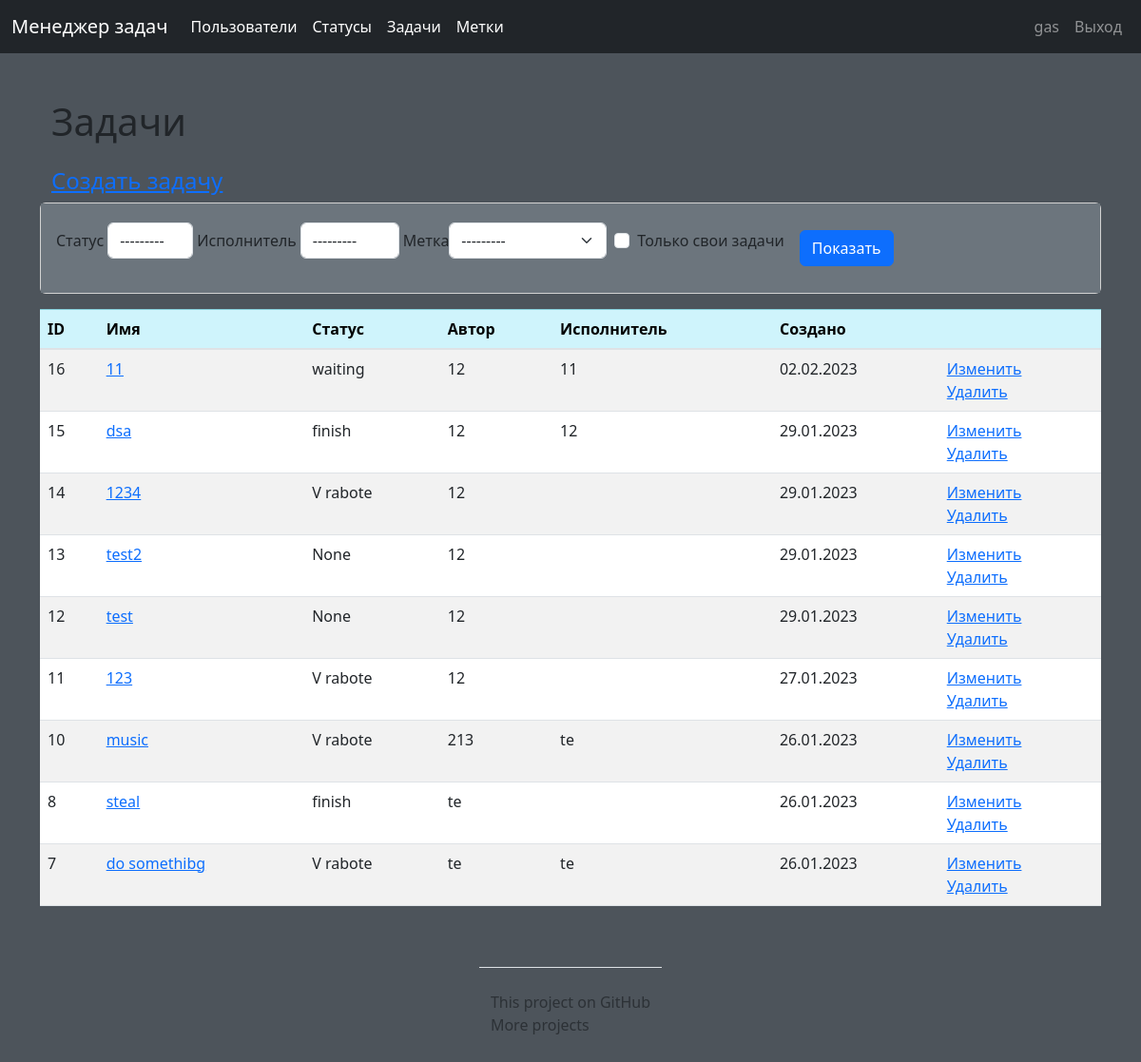
Page /tasks/ (signed in) on the earlier database version.
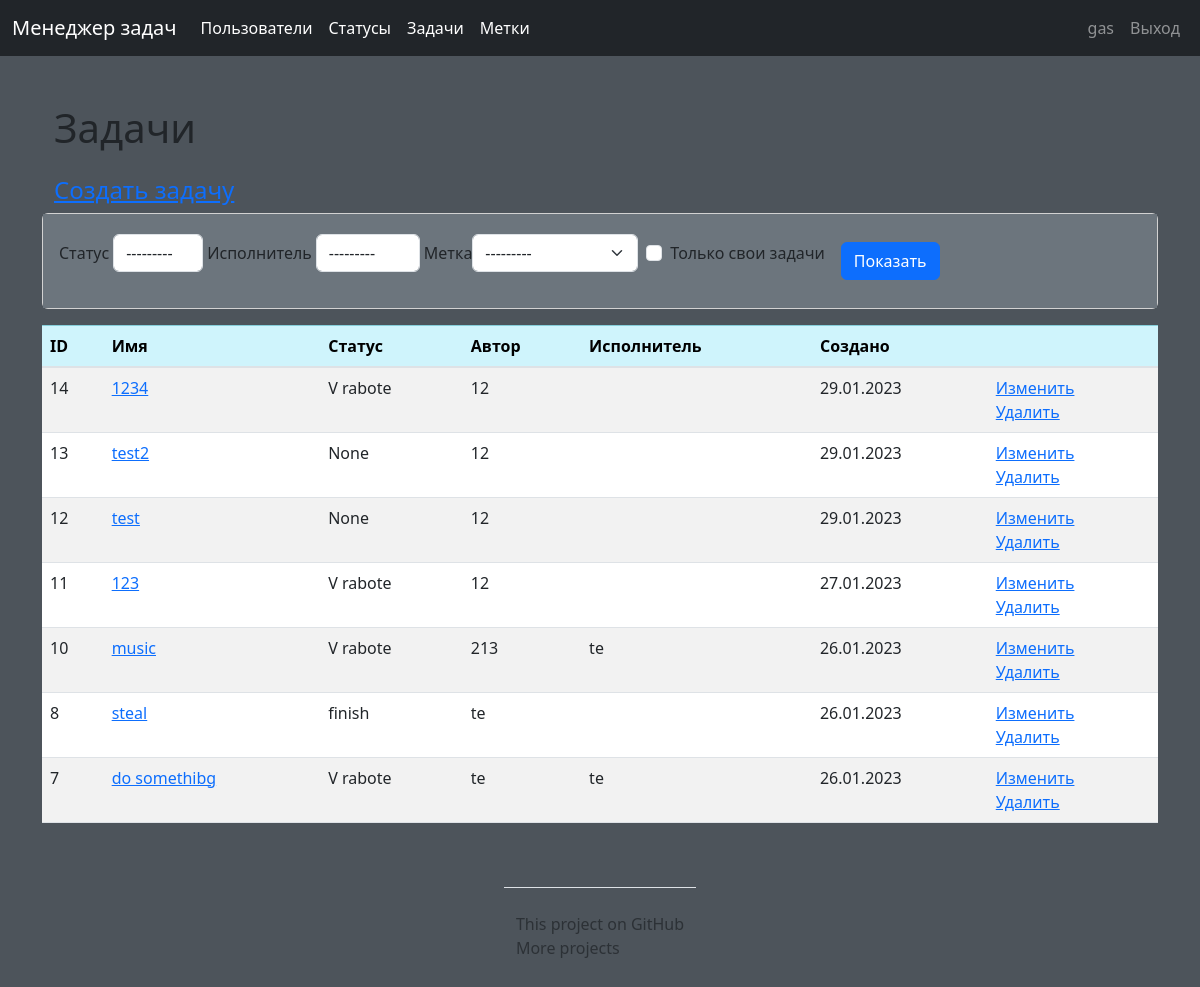
Same page on the later database version.
### users/models.py (models this page shows)
class Users(AbstractUser):
    def __str__(self):
        return self.first_name + " " + self.last_name
    class Meta:
        ordering = ['-date_joined']

### tasks/models.py (models this page shows, shortened)
class Task(models.Model):
    name = models.CharField(max_length=250, unique=True, verbose_name=_('Task name'))
    description = models.TextField(max_length=300, blank=True, verbose_name=_('Description'))
    status = models.ForeignKey(Status, on_delete=models.PROTECT, null=True, verbose_name=_('Status'))
    executor = models.ForeignKey(Users, on_delete=models.PROTECT, verbose_name=_('Executor'))
    author = models.ForeignKey(Users, related_name='author', on_delete=models.PROTECT,
                               verbose_name=_('Author'), default='2')
    labels = models.ManyToManyField(Labels, through='TaskLabel', blank=True,
                                    verbose_name=_('Labels'))
    created_at = models.DateTimeField(auto_now_add=True)
    update_at = models.DateTimeField(auto_now=True)
    class Meta:
        verbose_name = _("=Task=")
        verbose_name_plural = _("=Tasks=")
        ordering = ['-created_at']

### statuses/models.py (models this page shows)
class Status(models.Model):
    name = models.CharField(max_length=250, verbose_name=_('name'))
    created_at = models.DateTimeField(auto_now_add=True)
    update_at = models.DateTimeField(auto_now=True)
    def __str__(self):
        return self.name
    class Meta:
        verbose_name = _("=Status=")
        verbose_name_plural = _("=Statuses=")
        ordering = ['-created_at']

### tasks/views.py (the view)
# urls.py: path('', TasksListView.as_view(), name='tasks'),
class TasksListView(TaskMixin, FilterView):  # modelname_list.html.
    extra_context = {'title': _('Tasks'), 'btn': _('Create task'), 'btn_update': _('Update'),
                     'btn_delete': _('Delete'), }
    context_object_name = 'tasks'
    filterset_class = TaskFilter
    template_name = 'tasks/task_list.html'

### labels/models.py (called while the page is built)
    def __str__(self):
        return self.name

### task_manager/templates/tasks/task_list.html (shortened to what this page needs)
{% extends 'base.html' %}
{% load bootstrap4 %}
{% load i18n %}
    {% block content %}
    <div class="container wrapper flex-grow-1">
        <h1 class="my-4">{% trans 'Tasks' %}</h1>
        <h4><a href="{% url 'create_task' %}">{% trans 'Create task' %}</a></h4>
    </div>
    <div class="card mb-3">
        <div class="card-body bg-secondary">
            <form class="form-inline center" method="get">
                {% bootstrap_form filter.form field_class="mr-3 ml-2" %}
                    <div class="mr-4 ml-3">
                        <input class="btn btn-primary " type="submit" value="{% trans 'Show' %}">
                    </div>
                </div>
        </div>
    <table class="table table-striped ">
        <thead>
        <tr class="table-info">
            <th scope="col">ID</th>
            <th scope="col">{% trans 'Name' %}</th>
            <th scope="col">{% trans 'Status' %}</th>
            <th scope="col">{% trans 'Author' %}</th>
            <th scope="col">{% trans 'Executor' %}</th>
            <th scope="col">{% trans 'Created at' %}</th>
            <th></th>
        </tr>
        </thead>
        <tbody>
        {% for task in tasks %}
        <tr>
            <td>{{task.id}}</td>
            <td><a href="{% url 'task' task.id %}">{{task.name}}</a></td>
            <td>{{ task.status }}</td>
            <td>{{ task.author}}</td>
            <td>{{task.executor}}</td>
            <td>{{task.created_at|date:"d.m.Y"}}</td>
            <td>
                <a href="{% url 'update_task' task.pk %}">{{btn_update}}</a>
                <br>
                <a href="{% url 'delete_task' task.pk %}">{{btn_delete}}</a>
            </td>
        </tr>
        {% endfor %}
        </tbody>
    </table>
    {% endblock %}

### task_manager/templates/base.html (shortened to what this page needs)
<!doctype html>
{% load i18n %}
{% load static %}
{% load bootstrap4 %}
{% bootstrap_css %}
<html lang="en">
<head>
    <link href="https://cdn.jsdelivr.net/npm/bootstrap@5.3.0-alpha1/dist/css/bootstrap.min.css"
          rel="stylesheet"
>
</head>
<body class="d-flex flex-column min-vh-100 ">
<nav class="navbar navbar-expand-md navbar-dark bg-dark fixed-top">
    <div class="container-fluid">
        <a class="navbar-brand" href="{% url 'home' %}">{% translate 'Task manager' %}</a>
        <div class="collapse navbar-collapse" id="navbarsExampleDefault">
            <ul class="navbar-nav mr-auto">
                <li class="nav-item active">
                    <a class="nav-link" href="{% url 'users' %}">{% translate 'Users' %}
                        <span class="sr-only">(current)</span></a></li>
                {% if request.user.is_authenticated %}
                <li class="nav-item active">
                    <a class="nav-link" href="{% url 'statuses' %}">{% translate 'Statuses' %}
                        <span class="sr-only">(current)</span></a></li>
                <li class="nav-item active">
                    <a class="nav-link" href="{% url 'tasks' %}">{% translate 'Tasks' %}
                        <span class="sr-only">(current)</span></a></li>
                <li class="nav-item active">
                    <a class="nav-link" href="{% url 'labels' %}">{% translate 'Labels' %}
                        <span class="sr-only">(current)</span></a></li>
                {% endif %}
            </ul>
            <ul class="navbar-nav">
                {% if request.user.is_authenticated %}
                <li class="nav-item nav-link "> {{user.username}}</li>
                <li class="nav-item"><a class="nav-link" href="{% url 'user_logout' %}">
                    {% translate "Logout" %}</a></li>
                {% else %}
                <li class="nav-item"><a class="nav-link" href="{% url 'user_login' %}">
                    {% translate "Login" %}</a></li>
                <li class="nav-item"><a class="nav-link" href="{% url 'register' %}">
                    {% trans 'Registration' %}</a></li>
                {% endif %}
            </ul>
        </div>
    </div>
</nav>
<main role="main" class="container">
    {% block content %}
    {% endblock %}
</main>
<footer class="flex-wrap mx-auto">
    <div class="container my-5 pt-4 border-top">
        <a class="text-muted text-center text-decoration-none"
           target="_blank" href="https://github.com/DzmitrySha/python-project-52">
            {% trans 'This project on GitHub' %}
        </a>
        <br>
        <a class="text-muted text-center text-decoration-none lh-1"
           target="_blank" href="https://github.com/DzmitrySha/">
            {% trans 'More projects' %}
        </a>
    </div>
</footer>
</body>
</html>

### task_manager/templates/base.html (style rules this page uses)
body { padding-top: 5rem; background-color: #4d545b; }

Differences in the rows shown:
removed Task: id "16", name "11", status "waiting", author "12", executor "11", created_at "02.02.2023", btn_update "Изменить", btn_delete "Удалить"
removed Task: id "15", name "dsa", status "finish", author "12", executor "12", created_at "29.01.2023", btn_update "Изменить", btn_delete "Удалить"
